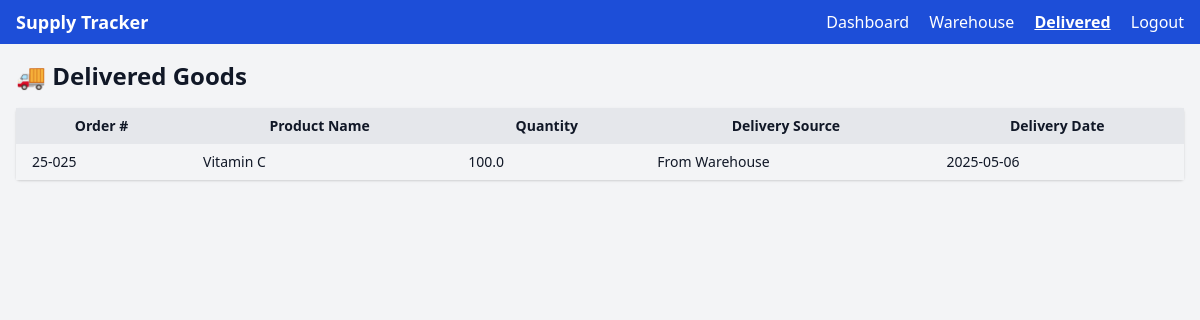
The app's page /delivered (signed in) with its own data.
### app/models.py (models this page shows)
class DeliveredGoods(db.Model):
    id = db.Column(db.Integer, primary_key=True)
    user_id = db.Column(db.Integer, db.ForeignKey('user.id'), nullable=False)
    order_number = db.Column(db.String(50), nullable=False)
    product_name = db.Column(db.String(100), nullable=False)
    quantity = db.Column(db.Float, nullable=False)
    delivery_source = db.Column(db.String(50), nullable=False)  # e.g., "From Warehouse" or "Direct from Transit"
    delivery_date = db.Column(db.String(10), nullable=False)

### app/routes.py (the view)
@main.route('/delivered')
@login_required
def delivered():
    delivered_items = DeliveredGoods.query.filter_by(user_id=current_user.id).all()
    return render_template('delivered.html', delivered_items=delivered_items)

### app/__init__.py (called while the page is built)
def create_app():
    app = Flask(__name__)
    app.config['SECRET_KEY'] = 'your-secret-key'  # Use env var later
    app.config['SQLALCHEMY_DATABASE_URI'] = 'sqlite:///../instance/supply_tracker.db'
    app.config['SQLALCHEMY_TRACK_MODIFICATIONS'] = False
    init_db(app)
    login_manager.init_app(app)
    Migrate(app, db)
    from .routes import main
    app.register_blueprint(main)
    @login_manager.user_loader
    def load_user(user_id):
        return User.query.get(int(user_id))
    return app

### app/routes.py (called while the page is built)
@main.app_context_processor
def inject_user():
    return dict(current_user=current_user)

### app/templates/delivered.html (shortened to what this page needs)
<!DOCTYPE html>
<html lang="en">
<head>
    <link href="https://cdn.jsdelivr.net/npm/tailwindcss@2.2.19/dist/tailwind.min.css" rel="stylesheet">
</head>
<body class="bg-gray-100 dark:bg-gray-900 text-gray-900 dark:text-gray-100">
    <nav class="bg-blue-700 text-white px-4 py-2 flex justify-between items-center">
        <div class="font-semibold text-lg">Supply Tracker</div>
        <div class="space-x-4">
            <a href="{{ url_for('main.dashboard') }}" class="hover:underline">Dashboard</a>
            <a href="{{ url_for('main.warehouse') }}" class="hover:underline">Warehouse</a>
            <a href="{{ url_for('main.delivered') }}" class="font-bold underline">Delivered</a>
            <a href="{{ url_for('main.logout') }}" class="hover:underline">Logout</a>
        </div>
    </nav>
    <div class="p-4">
        <h2 class="text-2xl font-bold mb-4">🚚 Delivered Goods</h2>
        <table class="min-w-full bg-white dark:bg-gray-800 rounded shadow text-xs sm:text-sm">
            <thead>
                <tr class="bg-gray-200 dark:bg-gray-700">
                    <th class="px-4 py-2">Order #</th>
                    <th class="px-4 py-2">Product Name</th>
                    <th class="px-4 py-2">Quantity</th>
                    <th class="px-4 py-2">Delivery Source</th>
                    <th class="px-4 py-2">Delivery Date</th>
                </tr>
            </thead>
            <tbody>
                {% for item in delivered_items %}
                <tr class="bg-gray-100 dark:bg-gray-900">
                    <td class="px-4 py-2">{{ item.order_number }}</td>
                    <td class="px-4 py-2">{{ item.product_name }}</td>
                    <td class="px-4 py-2">{{ item.quantity }}</td>
                    <td class="px-4 py-2">{{ item.delivery_source }}</td>
                    <td class="px-4 py-2">{{ item.delivery_date }}</td>
                </tr>
                {% endfor %}
            </tbody>
        </table>
    </div>
</body>
</html>

### records on screen
DeliveredGoods: order_number "25-025", product_name "Vitamin C", quantity "100.0", delivery_source "From Warehouse", delivery_date "2025-05-06"
